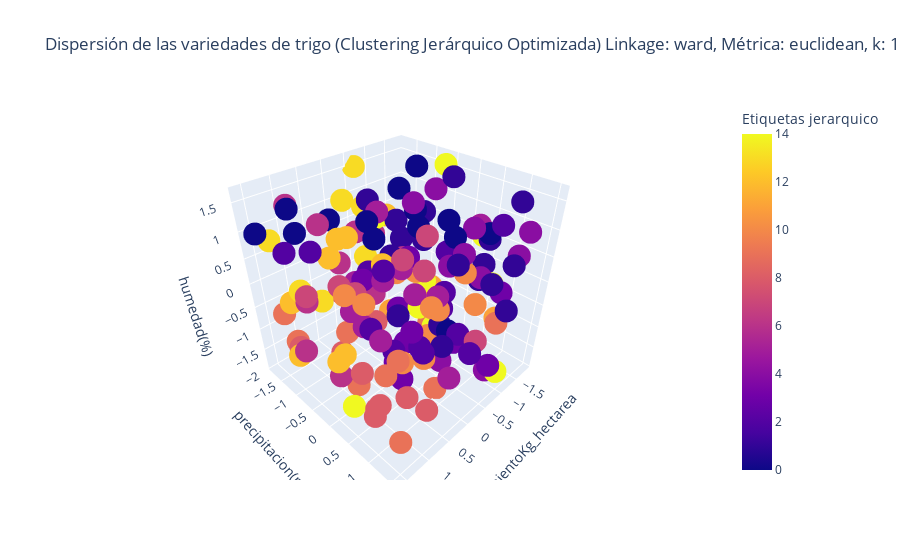

Notebook code for this chart:
### Markdown cell above
# Test

### Code cell
from sklearn.cluster import AgglomerativeClustering
from sklearn.metrics import silhouette_score
import numpy as np
import pandas as pd
import plotly.express as px
import matplotlib.pyplot as plt

# Asumiendo que x_escalado ya está definido y es tu DataFrame escalado
# x_escalado = ...

linkage_methods = ['ward', 'complete', 'average', 'single']
distance_metrics = ['euclidean', 'manhattan', 'cosine'] # 'ward' solo funciona con 'euclidean'

best_silhouette = -1
best_params = {}
best_cluster_assignments = None

# Primero, vamos a encontrar un k más robusto
# Tu implementación del Gap Statistic es buena, vamos a mantenerla para encontrar un k_inicial
def calculate_intra_cluster_dispersion_clustering(X_scaled, k, linkage_method, metric_val='euclidean'):
    # Ward solo funciona con euclidean
    if linkage_method == 'ward':
        clustering = AgglomerativeClustering(n_clusters=k, linkage=linkage_method)
    else:
        clustering = AgglomerativeClustering(n_clusters=k, linkage=linkage_method, metric=metric_val)

    labels = clustering.fit_predict(X_scaled)
    X_arr = np.array(X_scaled)
    # Evitar error si un cluster está vacío
    centroids = []
    for i in range(k):
        if np.sum(labels == i) > 0:
            centroids.append(np.mean(X_arr[labels == i], axis=0))
        else:
            # Si un cluster está vacío, podrías asignarle el centroide de otro cluster o simplemente manejarlo
            # Aquí, para simplificar, le asignamos el centroide de todo el dataset, lo cual no es ideal
            # pero evita un error si calculate_intra_cluster_dispersion_clustering es llamado con un k demasiado grande
            centroids.append(np.mean(X_arr, axis=0))
    centroids = np.array(centroids)

    # Asegurarse de que labels tenga la misma longitud que X_arr
    intra_cluster_dispersion = np.sum(np.linalg.norm(X_arr - centroids[labels], axis=1)**2)
    return intra_cluster_dispersion

gaps = []
max_k = 15
# Para el Gap Statistic, usualmente se usa 'ward' con 'euclidean'
# Podrías ejecutar el Gap Statistic para cada combinación si quieres, pero es computacionalmente costoso.
# Nos quedaremos con 'ward' para encontrar un k inicial, y luego lo afinaremos con silhouette.
for k in range(1, max_k + 1):
    real_inertia = calculate_intra_cluster_dispersion_clustering(x_escalado, k, linkage_method='ward')

    inertia_list = []
    for _ in range(10): # Reduce el número de iteraciones para mayor velocidad si es necesario
      random_data = np.random.rand(*x_escalado.shape)
      intra_cluster_dispersion = calculate_intra_cluster_dispersion_clustering(random_data, k, linkage_method='ward')
      inertia_list.append(intra_cluster_dispersion)

    reference_inertia = np.mean(inertia_list)

    gap = np.log(reference_inertia) - np.log(real_inertia)
    gaps.append(gap)

optimal_k_gap = np.argmax(gaps) + 1
print(f"Número óptimo de clusters según el Gap Statistic (ward/euclidean): {optimal_k_gap}")

plt.figure(figsize=(10, 6))
plt.plot(range(1, max_k + 1), gaps, marker='o')
plt.xlabel('Número de Clusters (k)')
plt.ylabel('Gap Statistic')
plt.title('Gap Statistic para determinar el número óptimo de clusters (Clustering Jerárquico)')
plt.grid(True)
plt.show()

# Ahora, afinemos con Silhouette para k alrededor del óptimo_k_gap y diferentes combinaciones
# Rango de k a explorar, por ejemplo, 2 valores por debajo y 2 por encima del k óptimo
k_range_to_explore = range(max(2, optimal_k_gap - 2), min(max_k + 1, optimal_k_gap + 3))

print("\nBuscando la mejor combinación de parámetros y k con Silhouette Score:")
for linkage in linkage_methods:
    for metric in distance_metrics:
        if linkage == 'ward' and metric != 'euclidean':
            continue # Ward solo funciona con euclidean
        if linkage != 'ward' and metric == 'euclidean': # Si no es ward, euclidean es una opción común
            pass
        elif linkage != 'ward' and metric != 'euclidean': # Para otros linkages y metricas
             pass
        elif linkage == 'ward' and metric == 'euclidean': # Combinación específica
            pass
        else:
            continue # Saltar otras combinaciones no válidas o redundantes

        silhouette_scores_per_k = []
        for n_clusters in k_range_to_explore:
            try:
                if linkage == 'ward':
                    clustering = AgglomerativeClustering(n_clusters=n_clusters, linkage=linkage)
                else:
                    clustering = AgglomerativeClustering(n_clusters=n_clusters, linkage=linkage, metric=metric)
                
                cluster_assignments = clustering.fit_predict(x_escalado)

                # Asegurarse de que hay al menos 2 clusters para calcular silhouette score
                if len(np.unique(cluster_assignments)) > 1:
                    silhouette_avg = silhouette_score(x_escalado, cluster_assignments)
                    silhouette_scores_per_k.append((n_clusters, silhouette_avg))

                    print(f"  Linkage: {linkage}, Métrica: {metric}, k: {n_clusters}, Silhouette: {silhouette_avg:.4f}")

                    if silhouette_avg > best_silhouette:
                        best_silhouette = silhouette_avg
                        best_params = {'linkage': linkage, 'metric': metric, 'n_clusters': n_clusters}
                        best_cluster_assignments = cluster_assignments
                else:
                    print(f"  Advertencia: Para Linkage: {linkage}, Métrica: {metric}, k: {n_clusters}, solo se formó 1 cluster. No se puede calcular Silhouette Score.")

            except Exception as e:
                print(f"  Error al procesar Linkage: {linkage}, Métrica: {metric}, k: {n_clusters}. Error: {e}")
                
        # Opcional: Graficar los scores de silueta para esta combinación de linkage/metric
        if silhouette_scores_per_k:
            k_values = [s[0] for s in silhouette_scores_per_k]
            scores = [s[1] for s in silhouette_scores_per_k]
            plt.figure(figsize=(8, 4))
            plt.plot(k_values, scores, marker='o')
            plt.xlabel('Número de Clusters (k)')
            plt.ylabel('Silhouette Score')
            plt.title(f'Silhouette Score vs. k para Linkage: {linkage}, Métrica: {metric}')
            plt.grid(True)
            plt.show()


print("\n--- Resultados Óptimos ---")
print(f"Mejor Silhouette Score: {best_silhouette:.4f}")
print(f"Parámetros Óptimos: {best_params}")

# Visualización con los mejores parámetros
if best_cluster_assignments is not None:
    df_clustering = x_escalado.copy()
    df_clustering['Etiquetas jerarquico'] = best_cluster_assignments

    fig = px.scatter_3d(df_clustering, x='rendimientoKg_hectarea', y='precipitacion(mm)', z='humedad(%)',
                        color='Etiquetas jerarquico',
                        title=f'Dispersión de las variedades de trigo (Clustering Jerárquico Optimizada)\n'
                              f'Linkage: {best_params["linkage"]}, Métrica: {best_params["metric"]}, k: {best_params["n_clusters"]}')
    fig.show()
else:
    print("No se encontraron asignaciones de clusters óptimas.")

### Figure 1 — Plotly figure (JSON) as saved in the notebook; plotly's stock layout.template omitted (floating-point values rounded to 4 significant figures; data arrays with more than 128 entries replaced by an {"elided": "..."} marker saying what was removed)
{"data": [{"hovertemplate": "rendimientoKg_hectarea=%{x}<br>precipitacion(mm)=%{y}<br>humedad(%)=%{z}<br>Etiquetas jerarquico=%{marker.color}<extra></extra>", "legendgroup": "", "marker": {"color": {"elided": "163 int values"}, "coloraxis": "coloraxis", "symbol": "circle"}, "mode": "markers", "name": "", "scene": "scene", "showlegend": false, "type": "scatter3d", "x": {"elided": "163 float values"}, "y": {"elided": "163 float values"}, "z": {"elided": "163 float values"}}], "layout": {"coloraxis": {"colorbar": {"title": {"text": "Etiquetas jerarquico"}}, "colorscale": [[0, "#0d0887"], [0.1111, "#46039f"], [0.2222, "#7201a8"], [0.3333, "#9c179e"], [0.4444, "#bd3786"], [0.5556, "#d8576b"], [0.6667, "#ed7953"], [0.7778, "#fb9f3a"], [0.8889, "#fdca26"], [1, "#f0f921"]]}, "legend": {"tracegroupgap": 0}, "scene": {"domain": {"x": [0, 1], "y": [0, 1]}, "xaxis": {"title": {"text": "rendimientoKg_hectarea"}}, "yaxis": {"title": {"text": "precipitacion(mm)"}}, "zaxis": {"title": {"text": "humedad(%)"}}}, "title": {"text": "Dispersión de las variedades de trigo (Clustering Jerárquico Optimizada)\nLinkage: ward, Métrica: euclidean, k: 15"}}}
